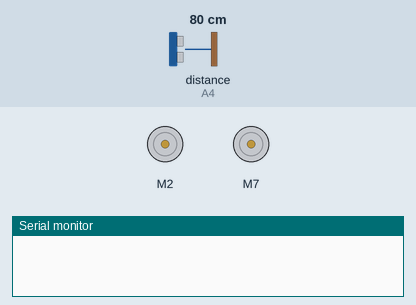
The program below on a simulated Arduino Nano, built with avr-gcc and run on an emulated ATmega328P. On the bench: 2 × DC motor (green arrow = forward, orange = backward, longer = faster), the last lines printed to the serial monitor. Wiring (inferred from the names in the program): ultrasonic range finder: trigger A5; echo A4. The test bench sets the inputs (shaded band); at power-on: distance to the obstacle (sensor on A4) 80 cm. The echo pulse lasts 58.3 µs per cm; random numbers use the default seed unless the program sets one.

Above: at 1.2 s.
1.3 s: distance to the obstacle (sensor on A4) set to 7 cm
2.8 s: distance to the obstacle (sensor on A4) set to 4 cm
At 3.4 s:
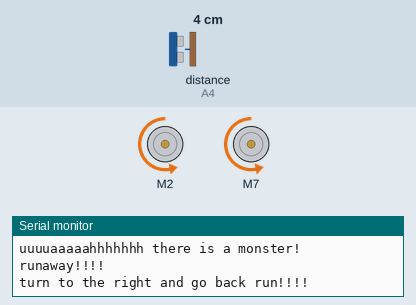
4.3 s: distance to the obstacle (sensor on A4) set to 138 cm
5.8 s: distance to the obstacle (sensor on A4) set to 143 cm
At 7.0 s:
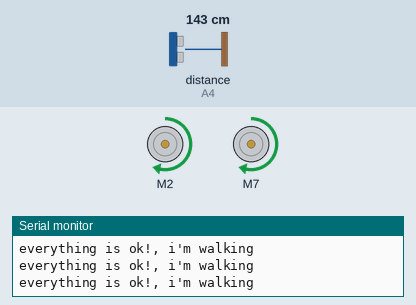
7.3 s: distance to the obstacle (sensor on A4) set to 2 cm
At 7.7 s:
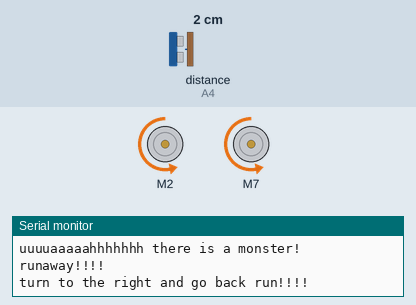
8.8 s: distance to the obstacle (sensor on A4) set to 250 cm
At 9.4 s:
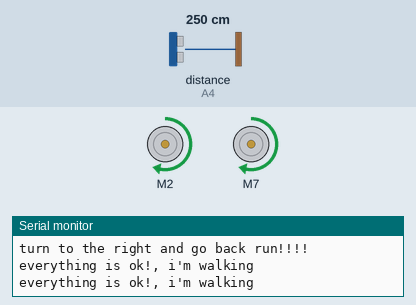
Timing chart, 0 to 11.3 s (numbered marks = the images above; inputs shaded):
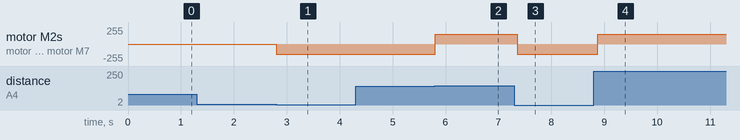

The program:

main.cpp
```cpp
#include <Arduino.h>
#include <SparkFun_TB6612.h>

// # Ultrasonic Sensor
#define trigPin A5
#define echoPin A4

long get_distance()
{
	long duration, dist;
	digitalWrite(trigPin, LOW);
	delayMicroseconds(2);
	digitalWrite(trigPin, HIGH);
	delayMicroseconds(10);
	digitalWrite(trigPin, LOW);
	duration = pulseIn(echoPin, HIGH);
	dist = (duration / 2) / 29.1;
	return dist;
}

// # Motor
#define AIN1 2
#define BIN1 7
#define AIN2 4
#define BIN2 8
#define PWMA 5
#define PWMB 6
#define STBY 9

const int offsetA = 1;
const int offsetB = 1;

Motor motor1 = Motor(AIN1, AIN2, PWMA, offsetA, STBY);
Motor motor2 = Motor(BIN1, BIN2, PWMB, offsetB, STBY);

void go_forward(int speed = 150)
{
	forward(motor1, motor2, speed);
}

void go_backward(int speed = -150)
{
	back(motor1, motor2, speed);
}

void go_left(int speed = 150)
{
	left(motor1, motor2, speed);
}

void go_right(int speed = 150)
{
	right(motor1, motor2, speed);
}

void break_all()
{
	brake(motor1, motor2);
}

int randomized()
{
	return rand() % 100;
}

void setup()
{
	// put your setup code here, to run once:
	Serial.begin(115200);

	// # Ultrasonic init
	pinMode(trigPin, OUTPUT);
	pinMode(echoPin, INPUT);
}

void loop()
{
	// put your main code here, to run repeatedly:

	// go forward
	while (get_distance() >= 140)
	{
		Serial.println("everything is ok!, i'm walking");
		go_forward();
		delay(250);
	}

	// go backward
	if (get_distance() < 5)
	{
		Serial.println("uuuuaaaaahhhhhhh there is a monster! runaway!!!!");
		// randomize the direction to runaway
		if (randomized() % 2 == 0)
		{
			Serial.println("turn to the left and go back run!!!!");
			go_left();
			go_backward();
			// delayed the backward
			delay(1500);
		}
		else
		{
			Serial.println("turn to the right and go back run!!!!");
			go_right();
			go_backward();
			// delayed the backward
			delay(1500);
		}
	}
}
```

Measured:
- the behaviour switches between 6 and 5 cm on distance to the obstacle (sensor on A4) (found by bisection; images 0 and 1)
- the behaviour switches between 140 and 141 cm on distance to the obstacle (sensor on A4) (found by bisection; images 1 and 2)
- after the input at 1.3 s, every drawn part: stays the same
- after the input at 2.8 s, motor M2, motor M7: stopped → backward 150/255 at once
- after the input at 4.3 s, every drawn part: stays the same
- after the input at 5.8 s, motor M2, motor M7: backward 150/255 → forward 150/255 at once
- after the input at 7.3 s, motor M2, motor M7: forward 150/255 → backward 150/255 after 0.06 s
- after the input at 8.8 s, motor M2, motor M7: backward 150/255 → forward 150/255 after 0.07 s
